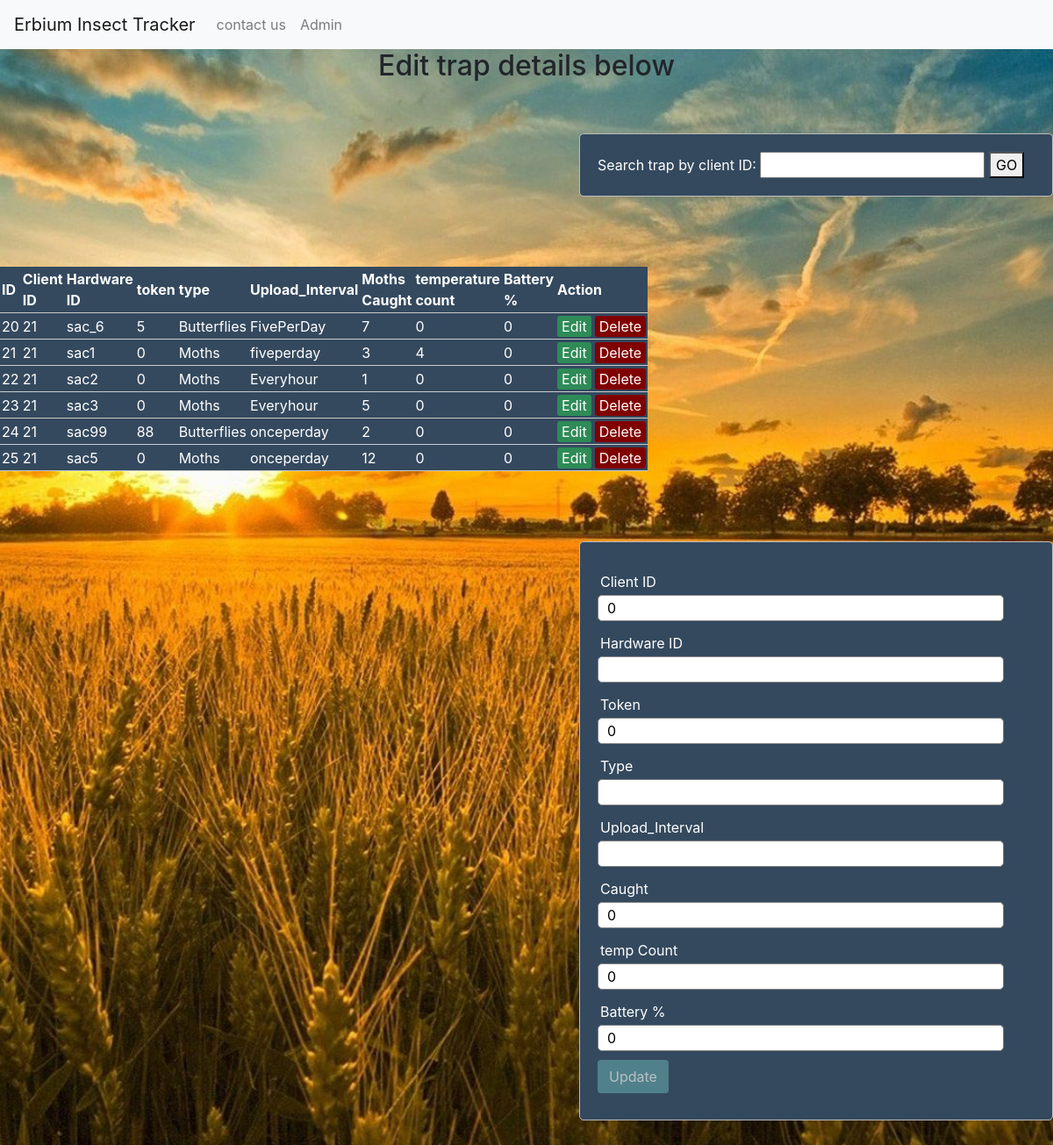
The app's page /viewTraps.php, older data.
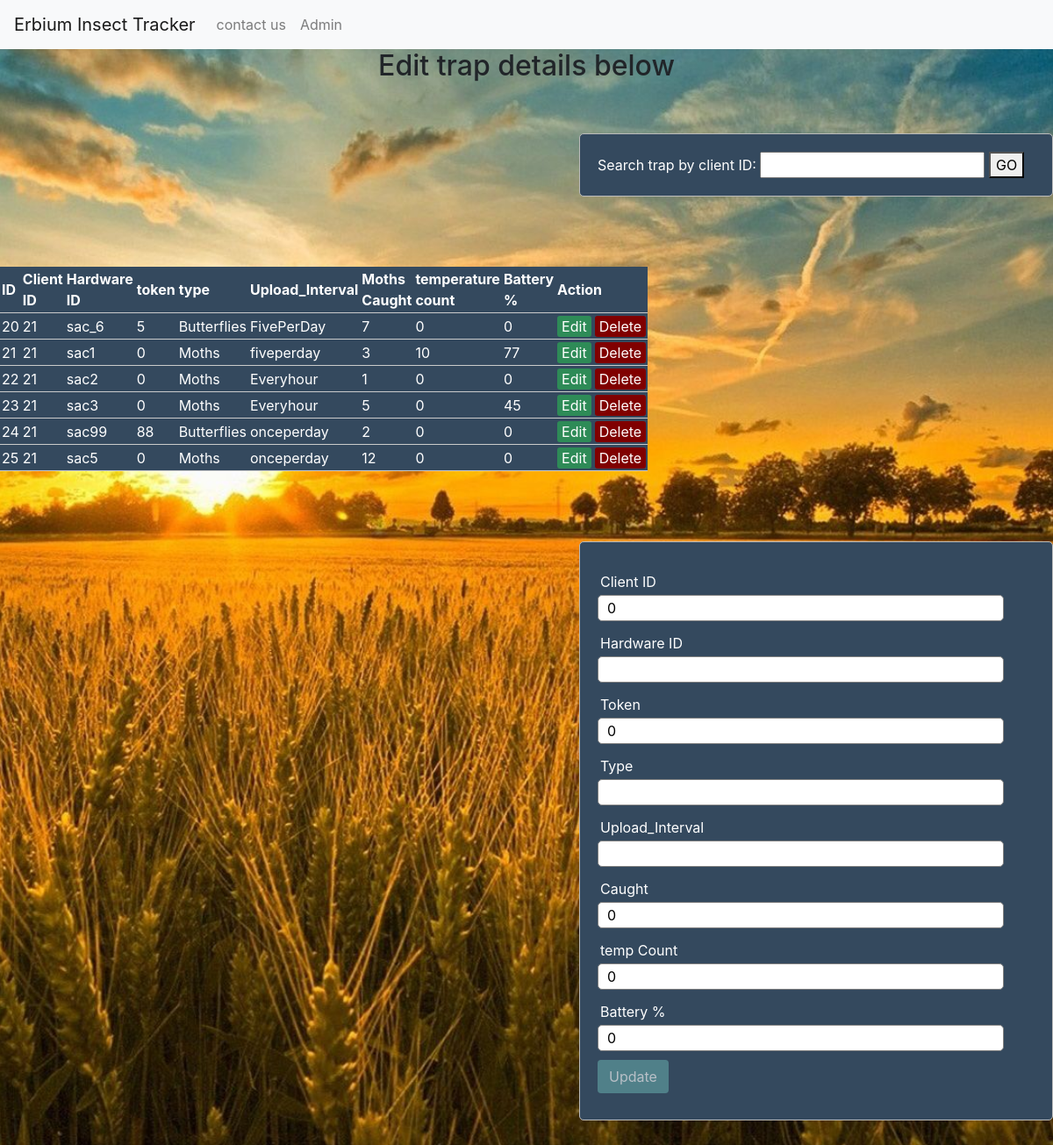
The same page, newer data.
### tables this page shows
CREATE TABLE IF NOT EXISTS `device` (
  `device_id` int(10) UNSIGNED NOT NULL AUTO_INCREMENT,
  `client_id` int(10) UNSIGNED NOT NULL,
  `hardware_id` varchar(45) NOT NULL,
  `token` varchar(45) NOT NULL,
  `type` varchar(45) NOT NULL,
  `Upload_Interval` varchar(45) DEFAULT NULL,
  `caught` int(11) DEFAULT NULL,
  `tempCount` int(11) NOT NULL,
  `Battery_Percent` int(11) NOT NULL,
  PRIMARY KEY (`device_id`),
  KEY `client_id` (`client_id`)
);

### viewTrapsServer.php (called while the page is built, shortened)
<?php
	$client_id = 0;
	$hardware_id = "";
	$token = 0;
	$type = "";
	$Upload_Interval = "";
	$caught = 0;
	$tempCount = 0;
	$Battery_Percent = 0;
	$update = false;
?>

### viewTraps.php (the view, shortened to what this page needs)
<?php
include('viewTrapsServer.php');
?>
<!DOCTYPE html>
<html>
<head>
    <link rel="stylesheet" type="text/css" href="style.css">
    <link rel="stylesheet" href="bootstrap-4.0.0-dist/css/bootstrap.min.css">
</head>
<body>
<nav class="navbar navbar-expand-lg navbar-light bg-light">
    <a class="navbar-brand" href="main.html">Erbium Insect Tracker</a>
    <div class="collapse navbar-collapse" id="navbarNav">
        <ul class="navbar-nav">
            <li class="nav-item">
                <a class="nav-link" href="contactus.html">contact us</a>
            </li>
            <li class="nav-item">
                <a class="nav-link" href="adminOptions.html">Admin</a>
            </li>
        </ul>
    </div>
</nav>
    <h2>Edit trap details below</h2>
    <form name="form" action="" method="get">
        Search trap by client ID: <input type="text" name="searchID">
        <button onclick="<?php $temp = $_GET['searchID'];$results = mysqli_query($db, "SELECT * FROM device
          where client_id LIKE '$temp%'"); ?> ">GO</button>
    </form>
<div id="mainDivEdit">
<table>
	<thead>
		<tr>
			<th>ID</th>
			<th>Client ID</th>
			<th>Hardware ID</th>
			<th>token</th>
			<th>type</th>
			<th>Upload_Interval</th>
			<th>Moths Caught</th>
			<th>temperature count</th>
			<th>Battery %</th>
			<th colspan="2">Action</th>
		</tr>
	</thead>
	<?php while ($row = mysqli_fetch_array($results)) { ?>
		<tr>
			<td><?php echo $row['device_id']; ?></td>
			<td><?php echo $row['client_id']; ?></td>
			<td><?php echo $row['hardware_id']; ?></td>
			<td><?php echo $row['token']; ?></td>
			<td><?php echo $row['type']; ?></td>
			<td><?php echo $row['Upload_Interval']; ?></td>
			<td><?php echo $row['caught']; ?></td>
			<td><?php echo $row['tempCount']; ?></td>
			<td><?php echo $row['Battery_Percent']; ?></td>
			<td>
				<a href="viewTraps.php?edit=<?php echo $row['device_id']; ?>" class="edit_btn" >Edit</a>
			</td>
			<td>
				<a href="viewTrapsServer.php?del=<?php echo $row['device_id']; ?>" class="del_btn" onclick="return confirm('Are you sure you want to delete this trap?');">Delete</a>
			</td>
		</tr>
	<?php } ?>
</table>
<form method="post" action="viewTrapsServer.php" >
	<div class="input-group">
		<label>Client ID</label>
		<input type="text" required name="client_id" value="<?php echo $client_id; ?>">
	</div>
	<div class="input-group">
		<label>Hardware ID</label>
		<input type="text"  required name="hardware_id" value="<?php echo $hardware_id ; ?>">
	</div>
	<div class="input-group">
		<label>Token</label>
		<input type="text"  required name="token" value="<?php echo $token ; ?>">
	</div>
	<div class="input-group">
		<label>Type</label>
		<input type="text" required  name="type" value="<?php echo $type ; ?>">
	</div>
	<div class="input-group">
		<label>Upload_Interval</label>
		<input type="text" required  name="Upload_Interval" value="<?php echo $Upload_Interval ; ?>">
	</div>
	<div class="input-group">
		<label>Caught</label>
		<input type="text" required  name="caught" value="<?php echo $caught ; ?>">
	</div>
	<div class="input-group">
		<label>temp Count</label>
		<input type="text" required  name="tempCount" value="<?php echo $tempCount ; ?>">
	</div>
	<div class="input-group">
		<label>Battery %</label>
		<input type="text" required  name="Battery_Percent" value="<?php echo $Battery_Percent ; ?>">
	</div>
	<div class="input-group">
		<?php if ($update == true): ?>
			<button class="btn" type="submit" name="update" style="background: #556B2F;" >Update</button>
		<?php else: ?>
			<button class="btn" type="submit" disabled name="save" >Update</button>
		<?php endif ?>
	</div>
</form>
</div>
</body>
</html>

### style.css (style rules this page uses)
body { font-size: 19px; background: url("background.jpg") no-repeat center center fixed; -webkit-background-size: cover; -moz-background-size: cover; -o-background-size: cover; background-size: cover; }
table { float:left; width: 50%; margin: 30px auto; border-collapse: collapse; text-align: left; background-color: #34495e; color:white; }
#mainDivEdit { height:600px; }
tr { border-bottom: 1px solid #cbcbcb; }
th, td { border: none; height: 30px; padding: 2px; }
form { float:right; width: 45%; margin: 50px auto; text-align: left; padding: 20px; border: 1px solid #bbbbbb; border-radius: 5px; background-color: #34495e; color:white; }
.input-group { margin: 10px 0px 10px 0px; }
.input-group label { display: block; text-align: left; margin: 3px; }
.input-group input { height: 30px; width: 93%; padding: 5px 10px; font-size: 16px; border-radius: 5px; border: 1px solid gray; }
.btn { padding: 10px; font-size: 15px; color: white; background: #5F9EA0; border: none; border-radius: 5px; }
.edit_btn { text-decoration: none; padding: 2px 5px; background: #2E8B57; color: white; border-radius: 3px; }
.del_btn { text-decoration: none; padding: 2px 5px; color: white; border-radius: 3px; background: #800000; }
h2 { text-align:center; }

Row changes from the older to the newer data that the page shows:
changed device "sac1": tempCount "4" → "10"; Battery_Percent "0" → "77"
changed device "sac3": Battery_Percent "0" → "45"
